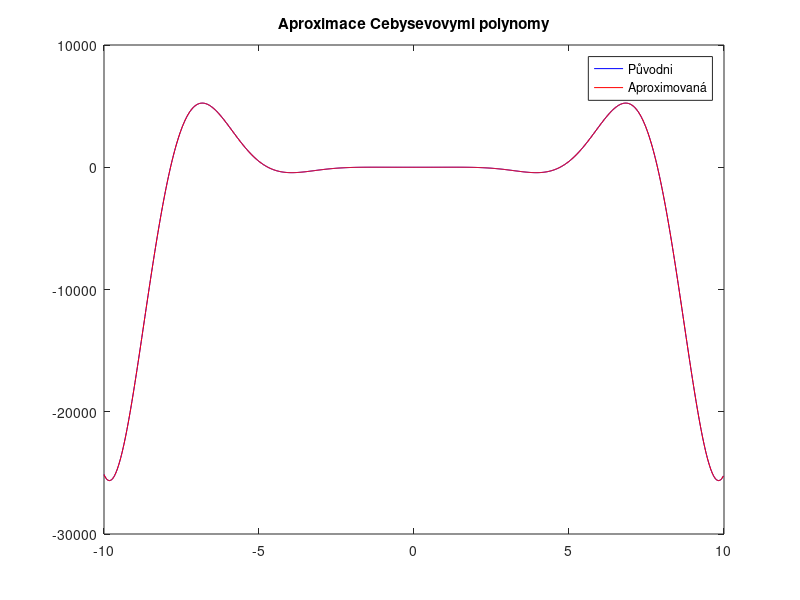
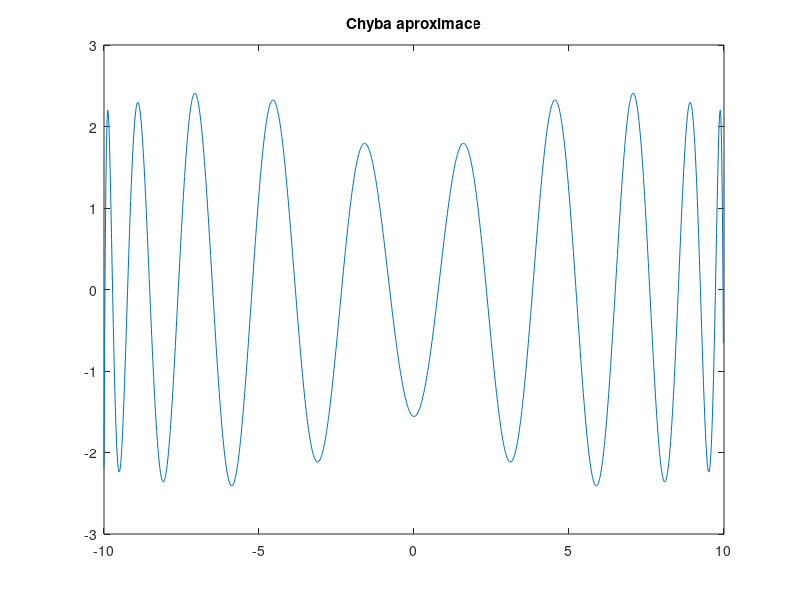

These charts were generated, in order, by the following MATLAB code:
function chebyshev

N = 20;  % stupen aproximace (pocet Cebysevovych polynomu)
a = -10; % levy kraj intervalu
b = 10;  % pravy kraj intervalu
zadanafce = @(t)  t.^4 .* log(10+abs(t)) .* cos(t);
%t interval <a,b>
bodu = 1000; % pocet bodu, ze kterych chceme funkci aproximovat


    % transformace intervalu z <a,b> do <-1,1>
    function x=trans(t)
        x = ( 2*t - (a+b) ) / (b-a);
    end

    function func=func(xx) % hodnota funkce pro xx transformovane z <a,b> na <-1,1>
        t = ( xx*(b-a) + (a+b) ) / 2; % "roztahneme" hodnoty z intervalu <-1,1> na <a,b>
        func = zadanafce(t);  % aproximovana funkce
    end

    function c=c(j) % koeficienty cj (viz. prednaska)
        suma = 0;
        for k = 1:N  
            suma = suma + func( cos(pi/N*(k-0.5)) )  *  cos( pi/N*(k-0.5)*(j) );
        end
        c = 2*suma/N;
    end

    % rekurentni definice n Cebysevovych polynomu v bode xx
    
    function T=T(xx)     
        T0=1; %Matlab indexuje od dáme mimo pole
        T = zeros(N-1,1);
        T(1) = xx;
        T(2) = 2*xx*T(1) - T0;
        for ii=3:N-1
            T(ii) = 2*xx*T(ii-1) - T(ii-2);
        end
    end

cj = zeros(N-1,1);
c0=c(0);
for i = 1:N-1
    cj(i) = c(i);
end

krok = (b-a) / bodu;
x = a;

xarr = zeros(bodu,1);
yarr = zeros(bodu,1);

for i = 1:bodu
    Tj=T(trans(x)); % hodnoty Cebysevovych polynomu v bode x
    y = 0.5*c0*1;  % c0 prvni scitanec
    for j = 1:N-1     % cj(j) - koeficient cj, tj(j) j-ty polynom v bode x
        y = y + cj(j)*Tj(j);  
    end
    xarr(i) = x; % ulozime aktualni x
    yarr(i) = y; % a aktualni y
    x = x+krok;  % posuneme se na dalsi x
end


x1= a:krok:b-krok;
y1= zadanafce(x1);
plot(x1,y1,'b-',xarr,yarr,'r-');
title('Aproximace Cebysevovymi polynomy');
legend('Původni','Aproximovaná')
figure;
plot(x1,yarr'-y1);
title('Chyba aproximace');

end
